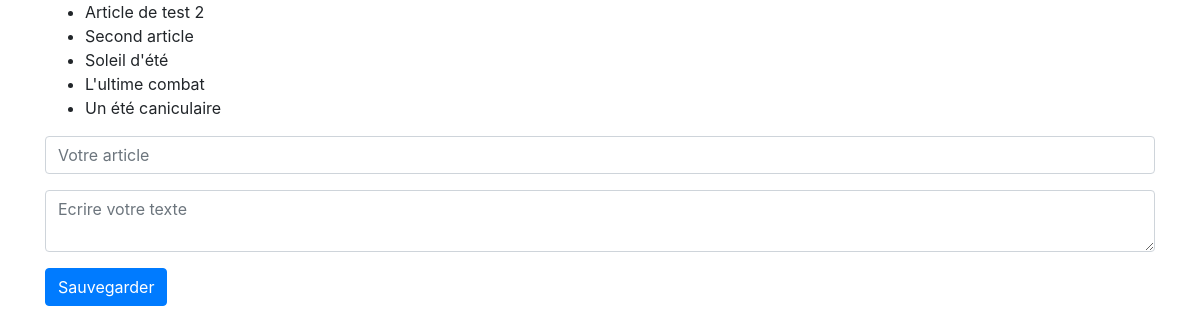
/blog/index.php, run on an earlier commit of the app's database.
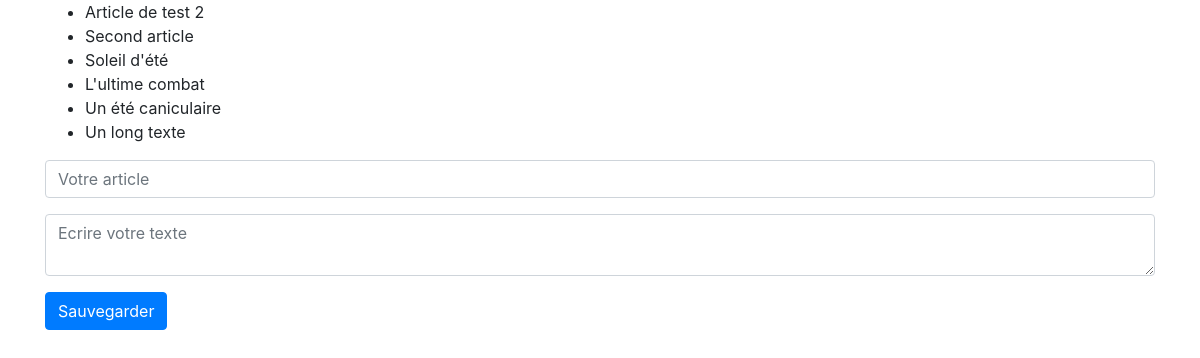
And on a later commit of the database.
### tables this page shows
CREATE TABLE "posts" (
	"id"	INTEGER PRIMARY KEY AUTOINCREMENT,
	"name"	TEXT,
	"content"	TEXT,
	"created_at"	INTEGER
);

### blog/index.php (the view, shortened to what this page needs)
<?php
$pdo = new PDO('sqlite:../data.db', null, null, [
    PDO::ATTR_ERRMODE => PDO::ERRMODE_EXCEPTION,
    PDO::ATTR_DEFAULT_FETCH_MODE => PDO::FETCH_OBJ
]);
$error = null;
try {
    $query = $pdo->query('SELECT * from posts');
    $posts = $query->fetchAll();
} catch (PDOException $e) {
    $error = $e->getMessage();
}
require_once '../elements/header.php';
?>
<div class="container">
    <?php if ($error) : ?>
        <div class="alert alert-danger">
            <?= $error ?>
        </div>
    <?php else : ?>
        <ul>
            <?php foreach ($posts as $post) : ?>
                <li><?= htmlentities($post->name) ?></li>
            <?php endforeach ?>
        </ul>
        <form action="" method="post">
            <div class="form-group">
                <input type="text" name="name" class="form-control" placeholder="Votre article">
            </div>
            <div class="form-group">
                <textarea name="content" class="form-control" placeholder="Ecrire votre texte"></textarea>
            </div>
            <button class="btn btn-primary">Sauvegarder</button>
        </form>
    <?php endif ?>
</div>
<?php require_once '../elements/footer.php'; ?>

### elements/header.php (shortened to what this page needs)
<!DOCTYPE html>
<html lang="en">
<head>
    <link rel="stylesheet" href="https://stackpath.bootstrapcdn.com/bootstrap/4.5.0/css/bootstrap.min.css"
>
</head>
<body>

### elements/footer.php
</body>
</html>

What changed in the data, as far as the page shows it:
added posts: name "Un long texte"
